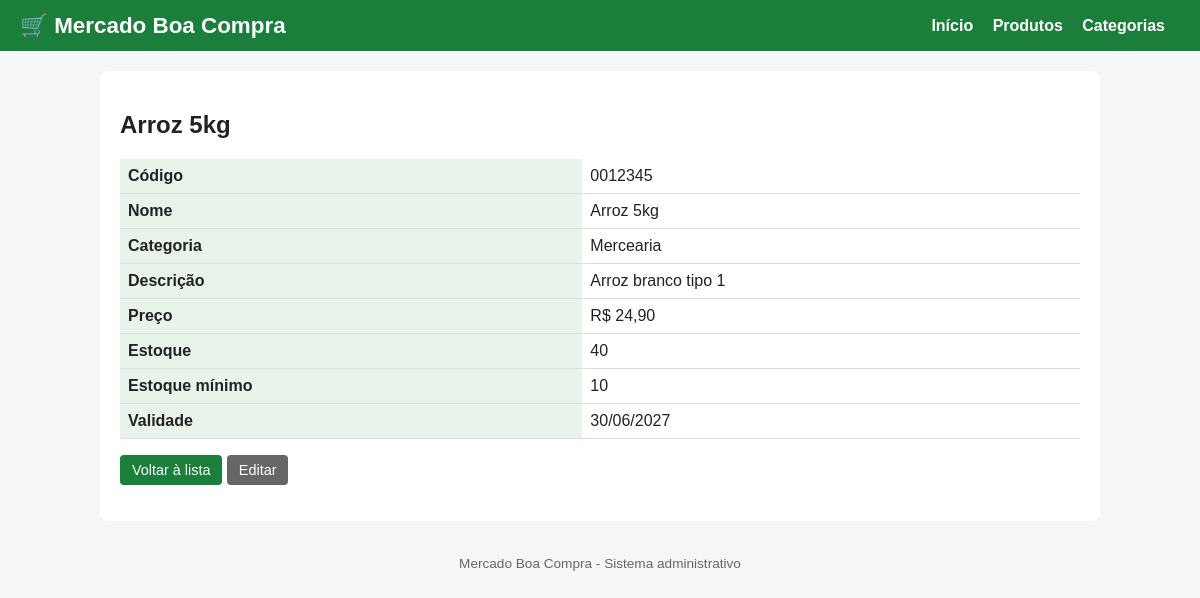
/produto_detalhes.php?id=1, run on the app's committed database.
### tables this page shows
CREATE TABLE produtos (
  id INT AUTO_INCREMENT PRIMARY KEY,
  codigo VARCHAR(30) NOT NULL UNIQUE,
  nome VARCHAR(120) NOT NULL,
  descricao TEXT NULL,
  categoria_id INT NOT NULL,
  preco DECIMAL(10,2) NOT NULL,
  estoque INT UNSIGNED NOT NULL DEFAULT 0,
  estoque_minimo INT UNSIGNED NOT NULL DEFAULT 0,
  validade DATE NULL,
  CONSTRAINT fk_produto_categoria FOREIGN KEY (categoria_id)
    REFERENCES categorias(id) ON DELETE RESTRICT ON UPDATE RESTRICT
);

CREATE TABLE categorias (
  id INT AUTO_INCREMENT PRIMARY KEY,
  nome VARCHAR(80) NOT NULL UNIQUE,
  descricao VARCHAR(255) NULL
);

### funcoes.php (called while the page is built, shortened)
<?php
function e($v) { return htmlspecialchars((string)$v, ENT_QUOTES, 'UTF-8'); }
function reais($v) { return 'R$ ' . number_format((float)$v, 2, ',', '.'); }

### produto_detalhes.php (the view, shortened to what this page needs)
<?php
require 'conexao.php';
require 'funcoes.php';
$id = filter_var($_GET['id'] ?? '', FILTER_VALIDATE_INT);
$st = $pdo->prepare("SELECT p.*, c.nome AS categoria FROM produtos p JOIN categorias c ON c.id = p.categoria_id WHERE p.id = ?");
$st->execute([$id ?: 0]);
$p = $st->fetch();
require 'cabecalho.php';
?>
<h2><?= e($p['nome']) ?></h2>
<table>
  <tr><th>Código</th><td><?= e($p['codigo']) ?></td></tr>
  <tr><th>Nome</th><td><?= e($p['nome']) ?></td></tr>
  <tr><th>Categoria</th><td><?= e($p['categoria']) ?></td></tr>
  <tr><th>Descrição</th><td><?= e($p['descricao']) ?></td></tr>
  <tr><th>Preço</th><td><?= reais($p['preco']) ?></td></tr>
  <tr><th>Estoque</th><td><?= (int)$p['estoque'] ?></td></tr>
  <tr><th>Estoque mínimo</th><td><?= (int)$p['estoque_minimo'] ?></td></tr>
  <tr><th>Validade</th><td><?= $p['validade'] ? e(date('d/m/Y', strtotime($p['validade']))) : 'Não informada' ?></td></tr>
</table>
<p>
  <a class="btn" href="produtos.php">Voltar à lista</a>
  <a class="btn sec" href="produto_form.php?id=<?= (int)$p['id'] ?>">Editar</a>
</p>
<?php require 'rodape.php'; ?>

### estilo.css (style rules this page uses)
* { box-sizing: border-box; }
body { font-family: Arial, sans-serif; margin: 0; background: #f4f6f8; color: #222; }
table { width: 100%; border-collapse: collapse; margin-top: 10px; }
th, td { padding: 8px; border-bottom: 1px solid #ddd; text-align: left; }
th { background: #e8f3ea; }
.btn { display: inline-block; padding: 7px 12px; background: #1b7f3b; color: #fff; border: 0; border-radius: 4px; text-decoration: none; cursor: pointer; font-size: .9rem; }
.btn.sec { background: #666; }

### data on the page
produtos: nome "Arroz 5kg", codigo "0012345", categoria.nome "Mercearia", descricao "Arroz branco tipo 1", preco "R$ 24,90", estoque "40", estoque_minimo "10", validade "30/06/2027"
